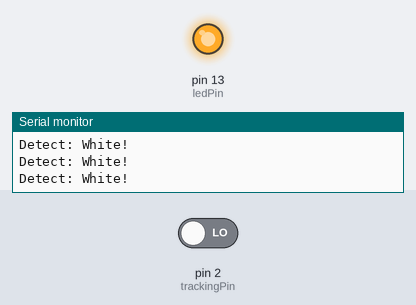
Recording of a sketch running on a simulated Arduino Uno, built with avr-gcc and run on an emulated ATmega328P. Shown: output pins drawn as LEDs (lit = HIGH), the last lines printed to the serial monitor. The inputs (shaded band) are chosen by the test bench; at power-on: pin 2 (trackingPin) LOW.

Above: at 1.2 s.
1.3 s: pin 2 (trackingPin) driven HIGH
At 2.5 s:
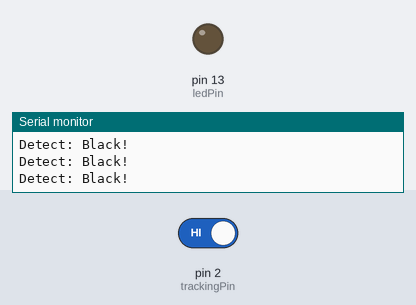
2.8 s: pin 2 (trackingPin) driven LOW
At 3.8 s:
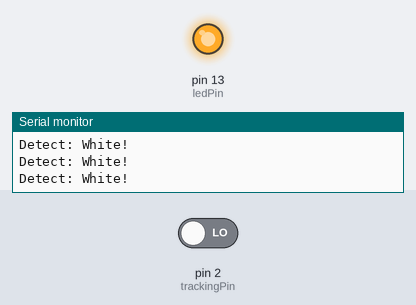
Timing chart, 0 to 5.8 s (numbered marks = the images above; inputs shaded):
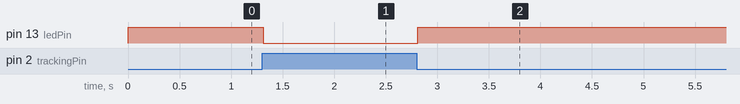

The sketch:

IR_Track_sensor_for_smart_car.ino
```cpp
// (licence header left out)
const int trackingPin = 2; //the tracking module attach to pin 2
const int ledPin = 13; //pin13 built-in led
void setup()
{
  Serial.begin(9600);
  pinMode(trackingPin, INPUT); // set trackingPin as INPUT
  pinMode(ledPin, OUTPUT); //set ledPin as OUTPUT
}
void loop()
{
  boolean val = digitalRead(trackingPin); // read the value of tracking module
  if(val == HIGH) //if it is HiGH
  {
    digitalWrite(ledPin, LOW); //turn off the led
    Serial.println("Detect: Black!");
  }
  else
  {
    digitalWrite(ledPin, HIGH); //turn on the led
    Serial.println("Detect: White!");
  }
}
```

Measured:
- after the input at 1.3 s, pin 13 (ledPin): HIGH → LOW at once
- after the input at 2.8 s, pin 13 (ledPin): LOW → HIGH at once
